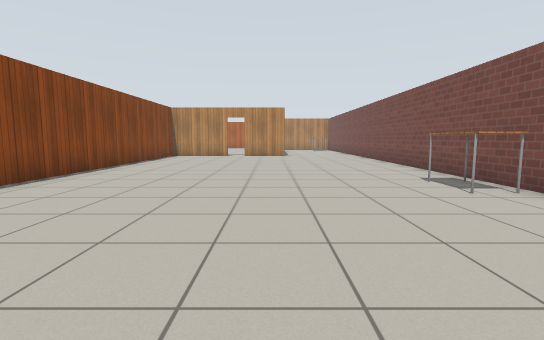
View 1 (above)

23 first-person views from a walk through a world built for the Gazebo simulator. The camera is 0.9 m above the floor, tilts 6° down and sees 85° across. The floor is counted in squares, 1 m on a side. Each view is taken from the middle of a square. On the plan, view 1 faces up. The plan holds only what a view shows up to about 11 squares ahead; the rest is blank. Gazebo's built-in surfaces are drawn with simple patterns.

View 2
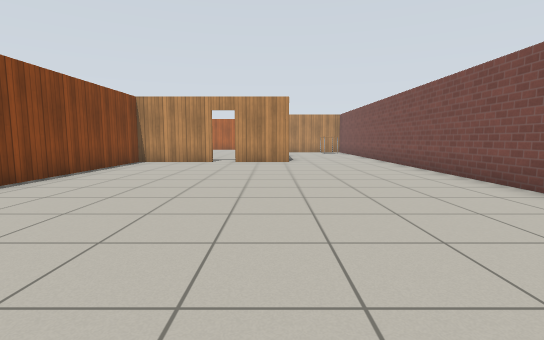

View 3
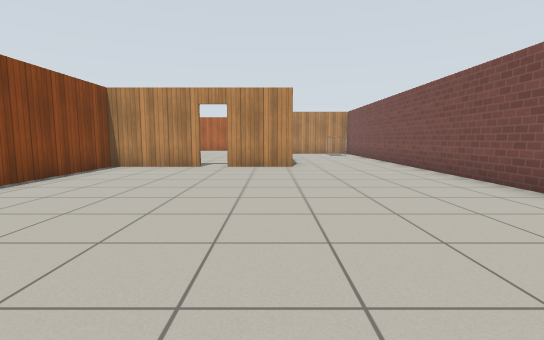

View 4
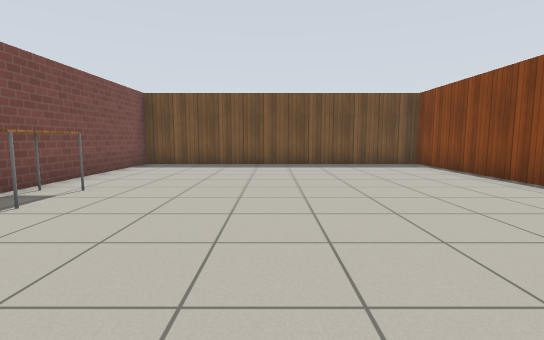

View 5
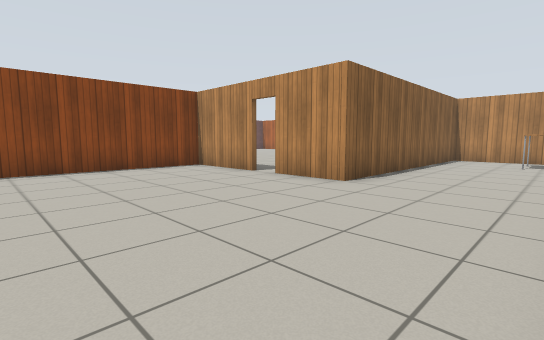

View 6
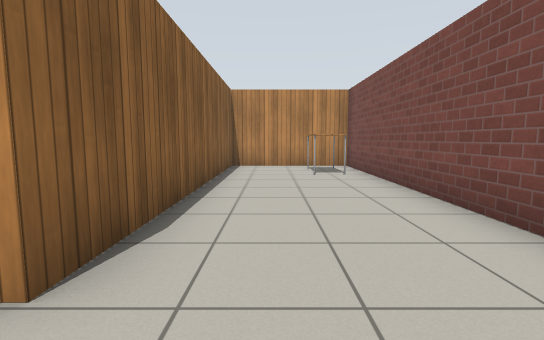

View 7
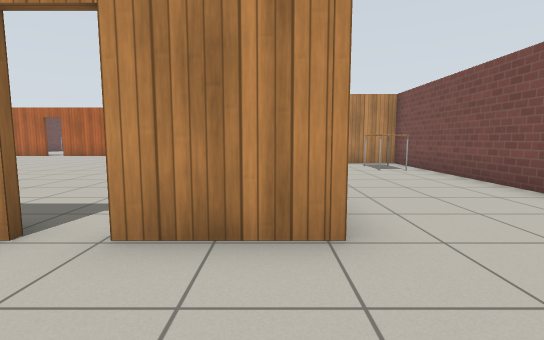

View 8
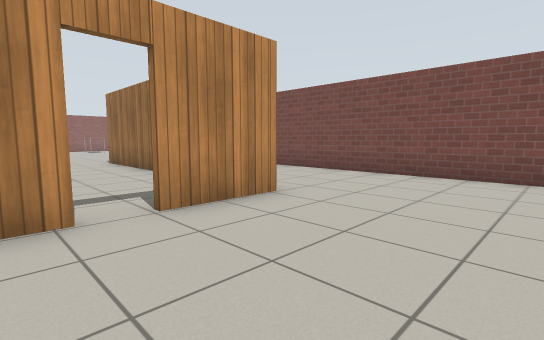

View 9
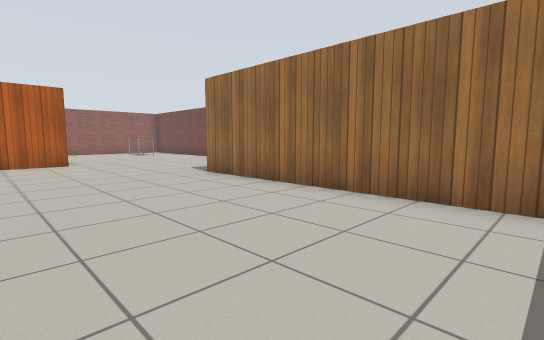

View 10
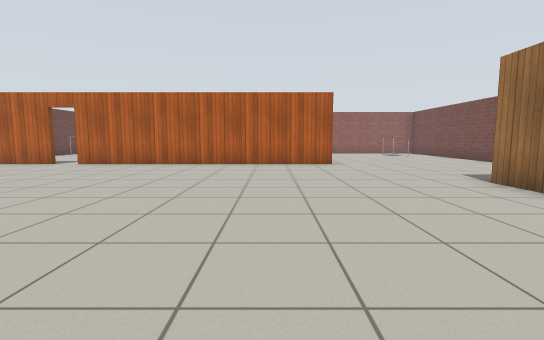

View 11
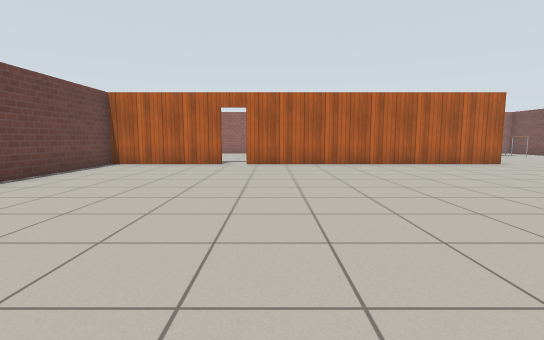

View 12
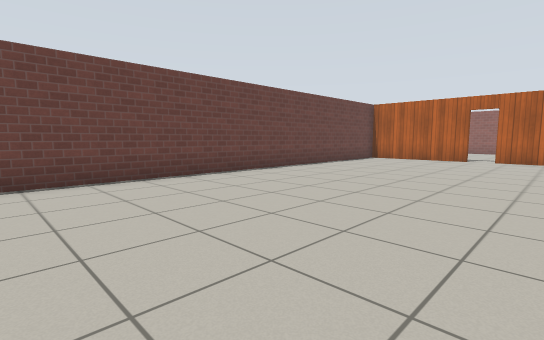

View 13
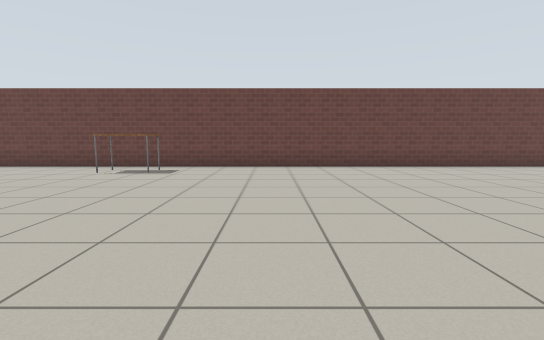

View 14
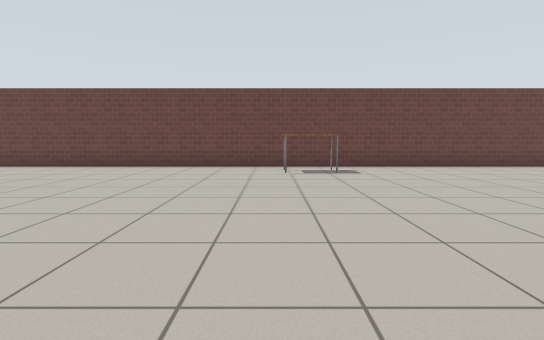

View 15
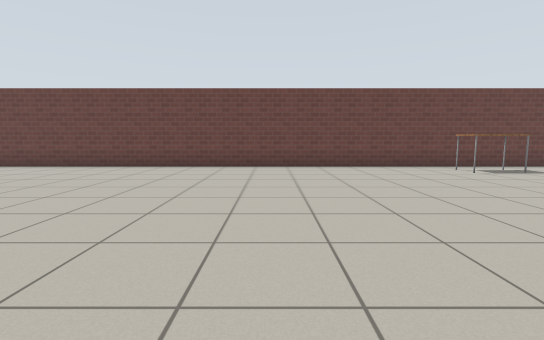

View 16
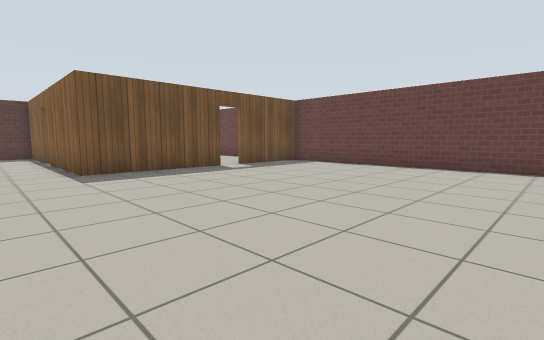

View 17
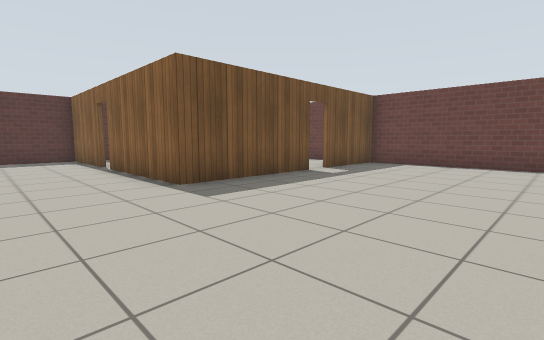

View 18
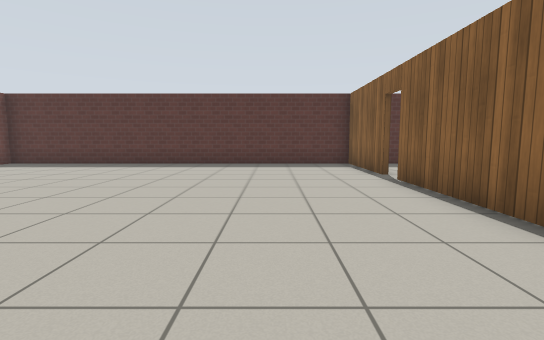

View 19
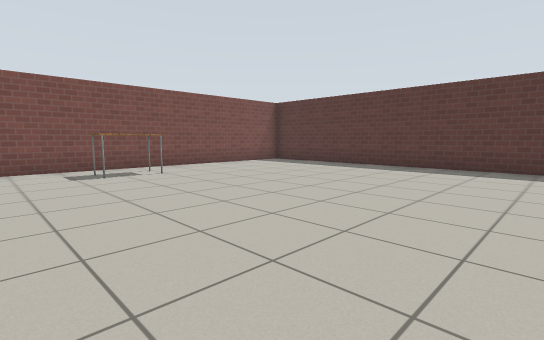

View 20
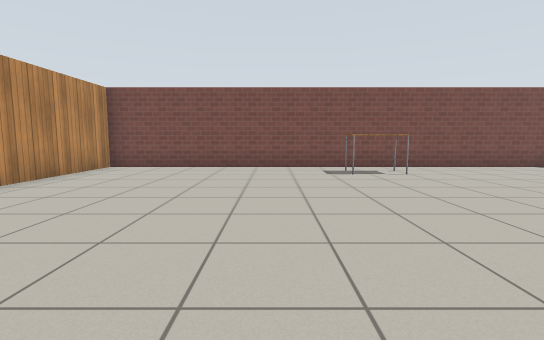

View 21
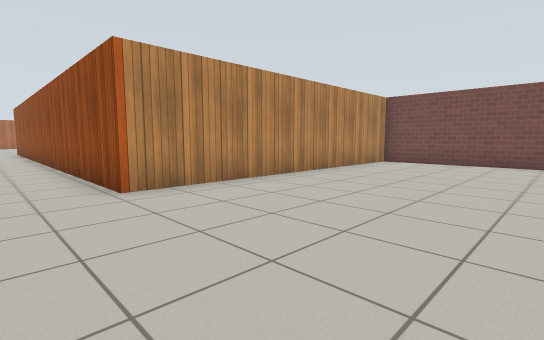

View 22
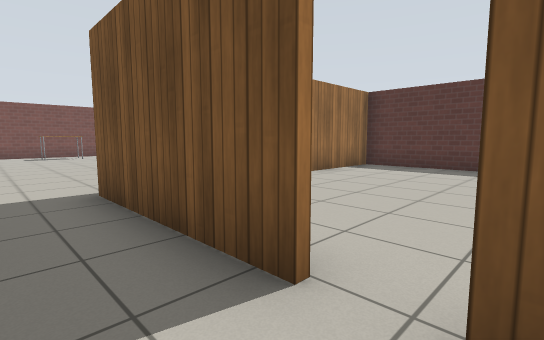

View 23
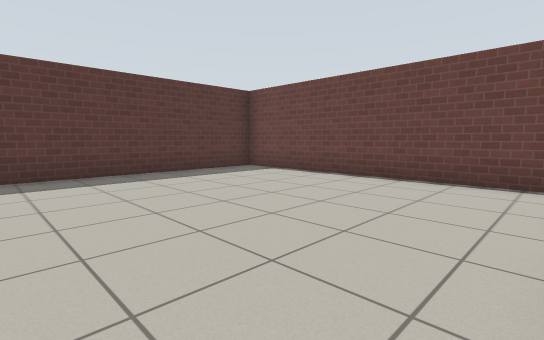

### Floor plan
Ten units are one square. View 1 is at (0, 0); x grows to the right and y downward. Boxes are objects, and circles mark ways between rooms. Rooms are numbered by the first view taken in them; rooms with no view inside come last. Other rooms are left out.
<svg viewBox="-162 -295 213 459">
<path fill="none" stroke="#000" d="M-22 -155 -52 -155 -52 6 45 6M45 11 45 -239 7 -239 7 -155 -15 -155M5 -171 5 -241M46 8 -53 8 -53 -81M-119 73 -78 73 -78 116M-18 -285 -110 -285M-118 -285 -157 -285 -157 73 -127 73M-78 124 -78 159M-80 158 45 158 45 11M-157 82 -157 158 -80 158M-79 159 -79 125"/>
<rect x="25" y="-235" width="20" height="20" fill="#bbb"><title>table</title></rect>
<rect x="35" y="-65" width="10" height="20" fill="#bbb"><title>table</title></rect>
<rect x="-145" y="-115" width="10" height="20" fill="#bbb"><title>table</title></rect>
<rect x="25" y="75" width="10" height="20" fill="#bbb"><title>table</title></rect>
<circle cx="-20" cy="-160" r="3" fill="#2a7"/>
<circle cx="-125" cy="70" r="3" fill="#2a7"/>
<circle cx="-80" cy="120" r="3" fill="#2a7"/>
<text x="0" y="-90">1</text>
<text x="-60" y="-90">2</text>
<text x="-120" y="110">3</text>
</svg>
Room 1 opens to room 2. Room 2 opens to room 3.

Where each view was taken, in squares from view 1:
view 1: 0 up, 0 right, facing up
view 2: 4 up, 0 right, facing up
view 3: 6 up, 0 right, facing up
view 4: 10 up, 0 right, facing down
view 5: 10 up, 4 right, facing up-left
view 6: 14 up, 2 right, facing up
view 7: 13 up, 0 right, facing up
view 8: 12 up, 3 left, facing up-right
view 9: 17 up, 4 left, facing up-right
view 10: 18 up, 4 left, facing up
view 11: 18 up, 10 left, facing up
view 12: 15 up, 9 left, facing up-left
view 13: 14 up, 6 left, facing left
view 14: 9 up, 6 left, facing left
view 15: 4 up, 6 left, facing left
view 16: 1 up, 6 left, facing down-left
view 17: 2 down, 5 left, facing down-left
view 18: 5 down, 5 left, facing down
view 19: 6 down, 5 left, facing down-right
view 20: 6 down, 5 left, facing right
view 21: 6 down, 7 left, facing up-right
view 22: 6 down, 13 left, facing down-right
view 23: 8 down, 9 left, facing down-left
